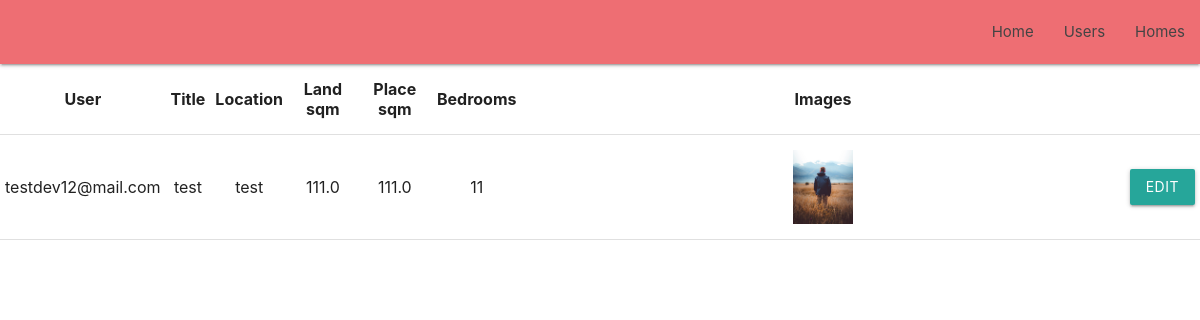
The page /homes on the database its author committed.
### users/models.py (models this page shows, shortened)
class Home(models.Model):
    user = models.ForeignKey(User, on_delete=models.CASCADE)
    title = models.CharField(max_length=128)
    location = models.CharField(max_length=128)
    land_sqm = models.FloatField()
    place_sqm = models.FloatField()
    bedrooms = models.PositiveIntegerField()

class User(AbstractUser):
    username = None
    email = models.EmailField(_('email address'), unique=True)
    first_name = models.CharField(max_length=64)
    last_name = models.CharField(max_length=64)
    age = models.PositiveIntegerField()
    USERNAME_FIELD = 'email'
    REQUIRED_FIELDS = []
    objects = CustomUserManager()

class HomeImage(models.Model):
    home = models.ForeignKey(Home, on_delete=models.CASCADE)
    image = models.ImageField(upload_to='images/')

### users/views.py (the view)
# urls.py: path('homes', HomesView.as_view(), name='homes'),
class HomesView(ListView):
    model = Home
    paginate_by = 10
    template_name = 'users/homes_list.html'
    queryset = Home.objects.all()
    def get_queryset(self):
        user_id = self.request.GET.get("user_id")
        queryset = super().get_queryset().filter()
        if user_id:
            queryset = queryset.filter(user_id=user_id)
        return queryset

### templates/users/homes_list.html (shortened to what this page needs)
{% extends 'base.html' %}
{% block content %}
<table class="centered">
        <thead>
          <tr>
              <th>User</th>
              <th>Title</th>
              <th>Location</th>
              <th>Land sqm</th>
              <th>Place sqm</th>
              <th>Bedrooms</th>
              <th>Images</th>
              <th></th>
          </tr>
        </thead>
        <tbody>
        {% for home in object_list %}
        <tr>
            <td>{{ home.user.email }}</td>
            <td>{{ home.title }}</td>
            <td>{{ home.location }}</td>
            <td>{{ home.land_sqm }}</td>
            <td>{{ home.place_sqm }}</td>
            <td>{{ home.bedrooms }}</td>
            <td><a href="{% url 'home_images' home_id=home.id%}"><img  style="max-height:10%; max-width:10%" src="{{ home.homeimage_set.all.first.image.url }}" alt="image"></a></td>
            <td><a href="{% url 'homes-update' pk=user.pk %}" class="waves-effect waves-light btn">Edit</a></td>
        </tr>
        {% endfor %}
        </tbody>
      </table>
{% endblock content %}

### rows shown on the page
Home: user.email "testdev12@mail.com", title "test", location "test", land_sqm "111.0", place_sqm "111.0", bedrooms "11", homeimage_set.all.first.image (picture)
